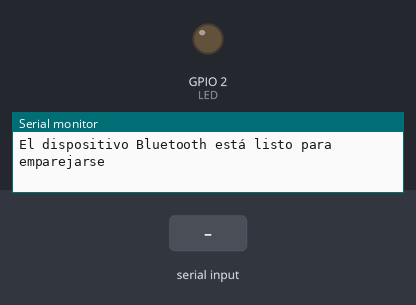
This sketch was run on a simulated ESP32. On the bench: output pins drawn as LEDs (lit = HIGH), the last lines printed to the serial monitor. Inputs (shaded band) come from the test bench. Nothing arrives over Bluetooth unless stated.

Above: at 1.2 s.
1.3 s: "Temp:\n" received over the second serial link
At 2.5 s:
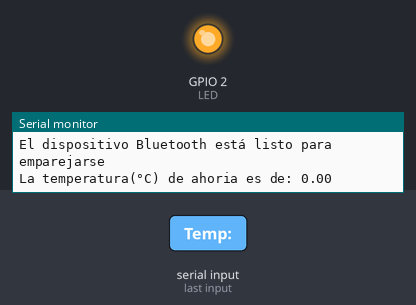
2.8 s: "Humedad:\n" received over the second serial link
At 3.7 s:
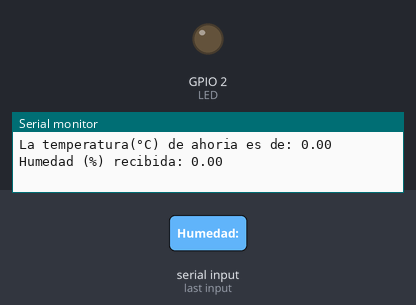
4.3 s: "Temp:90\n" received over the second serial link
At 4.9 s:
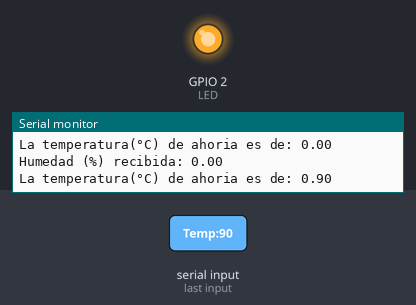
5.8 s: "Humedad:90\n" received over the second serial link
At 7.2 s:
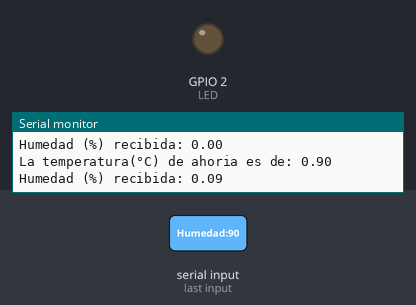
Timing chart, 0 to 8.3 s (numbered marks = the images above; inputs shaded):
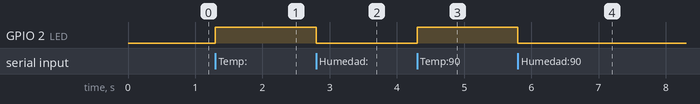

The sketch:

Bluetooth_2_2.ino
```cpp
//Incluir librería de bluetooth
#include "BluetoothSerial.h"

//Condición para habilitar el bluetooth
#if !defined(CONFIG_BT_ENABLED) || !defined(CONFIG_BLUEDROID_ENABLED)
#error Bluetooth is not enabled! Please run `make menuconfig` to and enable it
#endif

//Definir un pin para el LED
#define LED 2

BluetoothSerial BT; //Objeto Bluetooth

void setup() {
  Serial.begin(115200); //Inicializar la comunicación serial
  BT.begin("Creeper_JohnyXianyaSLAVE"); //Nombre de su dispositivo Bluetooth y en modo esclavo
  Serial.println("El dispositivo Bluetooth está listo para emparejarse");
  pinMode (LED, OUTPUT); //Pin de LED como salida
}

void loop() {
  if (BT.available()) // Mientras haya datos por recibir vía bluetooth
  {
    String data = BT.readStringUntil('\n');//Lega hasta el un salto de linea que cada vez que llegue la informacion
    if(data.startsWith("Temp:")){ //Si el primer string es de temperatura -> Temp:
      float temperature = (data.substring(5).toFloat())/100; //Convierte la temperatura de String a float
      Serial.println("La temperatura(°C) de ahoria es de: "+String(temperature)); //Imprime la temperatura en modo String.
      digitalWrite(LED,HIGH); //Enciede el LED.
    }else if (data.startsWith("Humedad:")){// Si empieza con humedad entonces entra a este if
      float humidity = (data.substring(8).toFloat())/1003; //Convierte de string a float.
      Serial.println("Humedad (%) recibida: " + String(humidity)); //Imprime todo en un string.
      digitalWrite(LED,LOW);//Apaga el led.
      }
   }
}
```

Measured:
- after the input at 1.3 s, GPIO 2 (LED): LOW → HIGH at once
- after the input at 2.8 s, GPIO 2 (LED): HIGH → LOW at once
- after the input at 4.3 s, GPIO 2 (LED): LOW → HIGH at once
- after the input at 5.8 s, GPIO 2 (LED): HIGH → LOW at once
